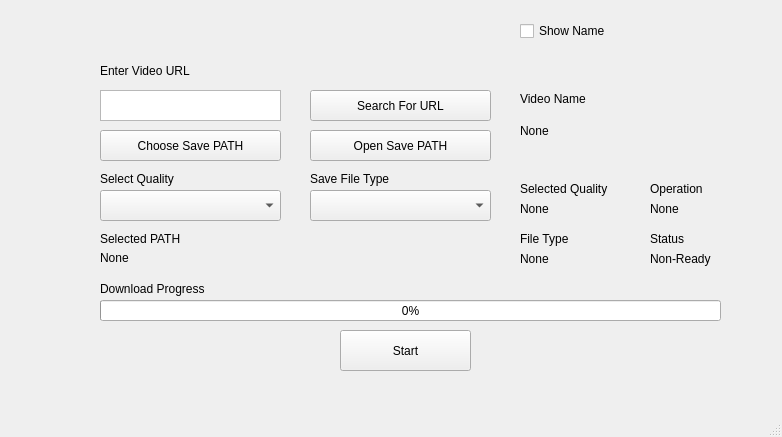
<?xml version="1.0" encoding="UTF-8"?>
<ui version="4.0">
 <class>MainWindow</class>
 <widget class="QMainWindow" name="MainWindow">
  <property name="geometry">
   <rect>
    <x>0</x>
    <y>0</y>
    <width>782</width>
    <height>437</height>
   </rect>
  </property>
  <property name="windowTitle">
   <string>MainWindow</string>
  </property>
  <widget class="QWidget" name="centralwidget">
   <widget class="QPushButton" name="search_url_button">
    <property name="geometry">
     <rect>
      <x>310</x>
      <y>90</y>
      <width>181</width>
      <height>31</height>
     </rect>
    </property>
    <property name="text">
     <string>Search For URL</string>
    </property>
   </widget>
   <widget class="QPushButton" name="save_path_button">
    <property name="geometry">
     <rect>
      <x>100</x>
      <y>130</y>
      <width>181</width>
      <height>31</height>
     </rect>
    </property>
    <property name="text">
     <string>Choose Save PATH</string>
    </property>
   </widget>
   <widget class="QLabel" name="video_url_label">
    <property name="geometry">
     <rect>
      <x>100</x>
      <y>60</y>
      <width>171</width>
      <height>21</height>
     </rect>
    </property>
    <property name="text">
     <string>Enter Video URL</string>
    </property>
   </widget>
   <widget class="QLabel" name="selected_path">
    <property name="geometry">
     <rect>
      <x>100</x>
      <y>230</y>
      <width>91</width>
      <height>18</height>
     </rect>
    </property>
    <property name="text">
     <string>Selected PATH</string>
    </property>
   </widget>
   <widget class="QLabel" name="selected_path_text">
    <property name="geometry">
     <rect>
      <x>100</x>
      <y>250</y>
      <width>241</width>
      <height>16</height>
     </rect>
    </property>
    <property name="text">
     <string>None</string>
    </property>
   </widget>
   <widget class="QComboBox" name="select_quality_combobox">
    <property name="geometry">
     <rect>
      <x>100</x>
      <y>190</y>
      <width>181</width>
      <height>31</height>
     </rect>
    </property>
   </widget>
   <widget class="QLabel" name="select_quality_label">
    <property name="geometry">
     <rect>
      <x>100</x>
      <y>170</y>
      <width>91</width>
      <height>18</height>
     </rect>
    </property>
    <property name="text">
     <string>Select Quality</string>
    </property>
   </widget>
   <widget class="QLabel" name="save_filetype_label">
    <property name="geometry">
     <rect>
      <x>310</x>
      <y>170</y>
      <width>101</width>
      <height>18</height>
     </rect>
    </property>
    <property name="text">
     <string>Save File Type</string>
    </property>
   </widget>
   <widget class="QComboBox" name="save_filetype_combobox">
    <property name="geometry">
     <rect>
      <x>310</x>
      <y>190</y>
      <width>181</width>
      <height>31</height>
     </rect>
    </property>
   </widget>
   <widget class="QLabel" name="selected_quality">
    <property name="geometry">
     <rect>
      <x>520</x>
      <y>180</y>
      <width>111</width>
      <height>18</height>
     </rect>
    </property>
    <property name="text">
     <string>Selected Quality</string>
    </property>
   </widget>
   <widget class="QLabel" name="selected_quality_text">
    <property name="geometry">
     <rect>
      <x>520</x>
      <y>200</y>
      <width>111</width>
      <height>18</height>
     </rect>
    </property>
    <property name="text">
     <string>None</string>
    </property>
   </widget>
   <widget class="QLabel" name="selected_filetype">
    <property name="geometry">
     <rect>
      <x>520</x>
      <y>230</y>
      <width>58</width>
      <height>18</height>
     </rect>
    </property>
    <property name="text">
     <string>File Type</string>
    </property>
   </widget>
   <widget class="QLabel" name="selected_filetype_text">
    <property name="geometry">
     <rect>
      <x>520</x>
      <y>250</y>
      <width>71</width>
      <height>18</height>
     </rect>
    </property>
    <property name="text">
     <string>None</string>
    </property>
   </widget>
   <widget class="QCheckBox" name="check_show_name">
    <property name="geometry">
     <rect>
      <x>520</x>
      <y>20</y>
      <width>101</width>
      <height>22</height>
     </rect>
    </property>
    <property name="text">
     <string>Show Name</string>
    </property>
   </widget>
   <widget class="QLabel" name="operation">
    <property name="geometry">
     <rect>
      <x>650</x>
      <y>180</y>
      <width>81</width>
      <height>18</height>
     </rect>
    </property>
    <property name="text">
     <string>Operation</string>
    </property>
   </widget>
   <widget class="QLabel" name="operation_text">
    <property name="geometry">
     <rect>
      <x>650</x>
      <y>200</y>
      <width>91</width>
      <height>18</height>
     </rect>
    </property>
    <property name="text">
     <string>None</string>
    </property>
   </widget>
   <widget class="QLabel" name="status">
    <property name="geometry">
     <rect>
      <x>650</x>
      <y>230</y>
      <width>58</width>
      <height>18</height>
     </rect>
    </property>
    <property name="text">
     <string>Status</string>
    </property>
   </widget>
   <widget class="QLabel" name="status_text">
    <property name="geometry">
     <rect>
      <x>650</x>
      <y>250</y>
      <width>71</width>
      <height>18</height>
     </rect>
    </property>
    <property name="text">
     <string>Non-Ready</string>
    </property>
   </widget>
   <widget class="QLabel" name="video_name">
    <property name="geometry">
     <rect>
      <x>520</x>
      <y>90</y>
      <width>91</width>
      <height>18</height>
     </rect>
    </property>
    <property name="text">
     <string>Video Name</string>
    </property>
   </widget>
   <widget class="QLabel" name="video_name_text">
    <property name="geometry">
     <rect>
      <x>520</x>
      <y>110</y>
      <width>161</width>
      <height>41</height>
     </rect>
    </property>
    <property name="lineWidth">
     <number>2</number>
    </property>
    <property name="text">
     <string>None</string>
    </property>
   </widget>
   <widget class="QPushButton" name="open_file_path">
    <property name="geometry">
     <rect>
      <x>310</x>
      <y>130</y>
      <width>181</width>
      <height>31</height>
     </rect>
    </property>
    <property name="text">
     <string>Open Save PATH</string>
    </property>
   </widget>
   <widget class="QProgressBar" name="progressBar">
    <property name="geometry">
     <rect>
      <x>100</x>
      <y>300</y>
      <width>621</width>
      <height>21</height>
     </rect>
    </property>
    <property name="layoutDirection">
     <enum>Qt::LayoutDirection::LeftToRight</enum>
    </property>
    <property name="value">
     <number>0</number>
    </property>
    <property name="orientation">
     <enum>Qt::Orientation::Horizontal</enum>
    </property>
   </widget>
   <widget class="QLabel" name="download_progress_label">
    <property name="geometry">
     <rect>
      <x>100</x>
      <y>280</y>
      <width>121</width>
      <height>18</height>
     </rect>
    </property>
    <property name="text">
     <string>Download Progress</string>
    </property>
   </widget>
   <widget class="QTextEdit" name="url_input">
    <property name="geometry">
     <rect>
      <x>100</x>
      <y>90</y>
      <width>181</width>
      <height>31</height>
     </rect>
    </property>
   </widget>
   <widget class="QPushButton" name="start_download">
    <property name="geometry">
     <rect>
      <x>340</x>
      <y>330</y>
      <width>131</width>
      <height>41</height>
     </rect>
    </property>
    <property name="text">
     <string>Start</string>
    </property>
   </widget>
  </widget>
  <widget class="QStatusBar" name="statusbar"/>
 </widget>
 <resources/>
 <connections/>
</ui>
